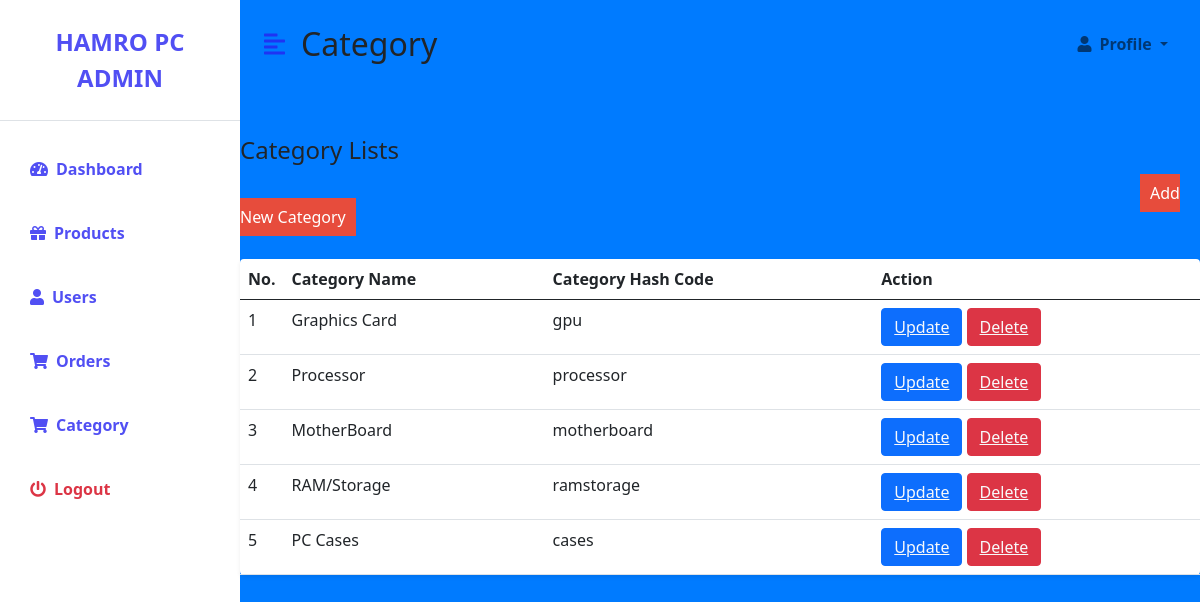
/admin/category.php (signed in), run on the app's committed database.
### tables this page shows
CREATE TABLE `category` (
  `cat_id` int(11) NOT NULL,
  `category_name` varchar(255) NOT NULL,
  `cathash_name` varchar(255) NOT NULL
);

### admin/category.php (the view, shortened to what this page needs)
<?php
include '../connect.php';
?>
<!DOCTYPE html>
<html lang="en">
<head>
    <link href="https://cdn.jsdelivr.net/npm/bootstrap@5.0.0-beta3/dist/css/bootstrap.min.css" rel="stylesheet" />
    <link rel="stylesheet" href="https://cdnjs.cloudflare.com/ajax/libs/font-awesome/5.15.3/css/all.min.css" />
    <link rel="stylesheet" href="styles.css" />
</head>
<body>
<?php if(isset($_SESSION['type']) && $_SESSION['type']=='admin'){ ?>
    <div class="d-flex" id="wrapper">
        <div class="bg-white" id="sidebar-wrapper">
            <div class="sidebar-heading text-center py-4 primary-text fs-4 fw-bold text-uppercase border-bottom">Hamro Pc Admin</div>
            <div class="list-group list-group-flush my-3">
                <a href="./dashboard.php" class="list-group-item list-group-item-action bg-transparent second-text fw-bold"><i
                        class="fas fa-tachometer-alt me-2"></i>Dashboard</a>
                <a href="./producttable.php" class="list-group-item list-group-item-action bg-transparent second-text fw-bold"><i
                        class="fas fa-gift me-2"></i>Products</a>
                <a href="./usertable.php" class="list-group-item list-group-item-action bg-transparent second-text fw-bold"><i
                        class="fas fa-user me-2"></i>Users</a>
                <a href="./ordertable.php" class="list-group-item list-group-item-action bg-transparent second-text fw-bold"><i
                        class="fas fa-shopping-cart me-2"></i>Orders</a>
                        <a href="./category.php" class="list-group-item list-group-item-action bg-transparent second-text fw-bold"><i
                        class="fas fa-shopping-cart me-2"></i>Category</a>
                <a href="../log_out.php" class="list-group-item list-group-item-action bg-transparent text-danger fw-bold" onclick="return confirm('Sure Logout?');"><i
                        class="fas fa-power-off me-2"></i>Logout</a>
            </div>
        </div>
        <div id="page-content-wrapper">
            <nav class="navbar navbar-expand-lg navbar-light bg-transparent py-4 px-4">
                <div class="d-flex align-items-center">
                    <i class="fas fa-align-left primary-text fs-4 me-3" id="menu-toggle"></i>
                    <h2 class="fs-2 m-0">Category</h2>
                </div>
                <div class="collapse navbar-collapse" id="navbarSupportedContent">
                    <ul class="navbar-nav ms-auto mb-2 mb-lg-0">
                        <li class="nav-item dropdown">
                            <a class="nav-link dropdown-toggle second-text fw-bold" href="#" id="navbarDropdown"
                                role="button" data-bs-toggle="dropdown" aria-expanded="false">
                                <i class="fas fa-user me-2"></i>Profile
                            </a>
                        </li>
                    </ul>
                </div>
            </nav>
                <div class="row my-5">
                    <h3 class="fs-4 mb-3">Category Lists</h3>
                    <div class="more-btn">
                        <a href="addcategory.php">Add New Category</a>
                        </div>
                    <div class="col">
                        <table class="table bg-white rounded shadow-sm  table-hover">
                            <thead>
                                <tr>
                                    <th scope="col" width="5">No.</th>
                                    <th scope="col">Category Name</th>
                                    <th scope="col">Category Hash Code</th>
                                    <th scope="col">Action</th>
                                </tr>
                            </thead>
                            <tbody>
                            <?php
                    $sql = 'select * from category';
                    $result = mysqli_query($link, $sql);
                    while ($row = mysqli_fetch_assoc($result)) {
                        echo '<tr><td>'. $row['cat_id'] .'</td>';
                        echo '<td>'.$row['category_name'].'</td>';
                        echo '<td>'.$row['cathash_name'].'</td>'?>
                        <td>
                            <button class="btn btn-primary">
                            <a href="categoryupdate.php?updatecatid=<?php echo $row['cat_id']; ?>" class="text-light">Update</a>
                            </button>
                            <button class="btn btn-danger">
                            <a href="categorydelete.php?deletecatid=<?php echo $row['cat_id']; ?>" class="text-light" onclick="return confirm('Want To Delete This Category?');">Delete</a>
                            </button>
                    </td>
                    </tr>
                  <?php  }
                    ?>
                            </tbody>
                        </table>
                    </div>
                </div>
            </div>
        </div>
    <?php } else{
    header("Location: index.php");
}?>
</body>
</html>

### admin/styles.css (style rules this page uses)
:root { --main-bg-color: rgba(38, 35, 240, 0.8); --main-text-color: rgba(38, 35, 240, 0.8); --second-text-color: rgba(38, 35, 240, 0.8); --second-bg-color: #c1efde; }
.primary-text { color: var(--main-text-color); }
.second-text { color: var(--second-text-color); }
#wrapper { overflow-x: hidden; background-color: #007bff; }
#sidebar-wrapper { min-height: 100vh; margin-left: -15rem; -webkit-transition: margin 0.25s ease-out; -moz-transition: margin 0.25s ease-out; -o-transition: margin 0.25s ease-out; transition: margin 0.25s ease-out; }
#sidebar-wrapper .sidebar-heading { padding: 0.875rem 1.25rem; font-size: 1.2rem; }
#sidebar-wrapper .list-group { width: 15rem; }
#page-content-wrapper { min-width: 100vw; }
#menu-toggle { cursor: pointer; }
.list-group-item { border: none; padding: 20px 30px; }
@media (min-width: 768px) { #sidebar-wrapper { margin-left: 0; } }
@media (min-width: 768px) { #page-content-wrapper { min-width: 0; width: 100%; } }

### admin/category.php (style rules this page uses)
.more-btn { margin-bottom: 30px; }
.more-btn a { text-decoration: none; padding: 8px 10px; background-color: #E74C3C; color: #fff; margin-top: 20px; margin-left: 900px; cursor: pointer; }

### data on the page
category: cat_id "1", category_name "Graphics Card", cathash_name "gpu"
category: cat_id "2", category_name "Processor", cathash_name "processor"
category: cat_id "3", category_name "MotherBoard", cathash_name "motherboard"
category: cat_id "4", category_name "RAM/Storage", cathash_name "ramstorage"
category: cat_id "5", category_name "PC Cases", cathash_name "cases"
